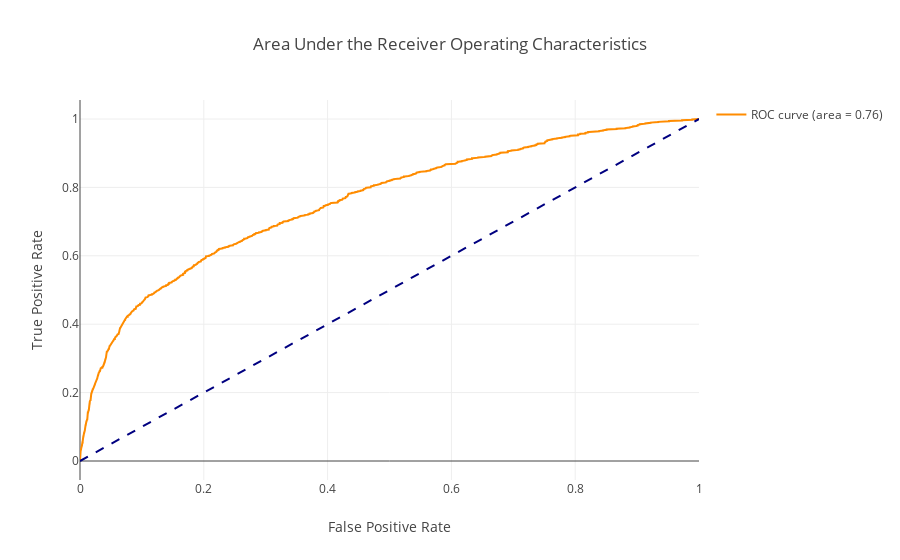

Here is the notebook cell this chart was saved with:
### Code cell
lw = 2

trace1 = go.Scatter(x=fpr, 
                    y=tpr, 
                    text=['Threshold: ' + str(np.round(each, 4)) for each in thresholds],
                    mode='lines', 
                    hoverinfo = 'text+x+y',
                    line=dict(color='darkorange', width=lw),
                    name='ROC curve (area = %0.2f)' % auc
                   )

trace2 = go.Scatter(x=[0, 1], y=[0, 1], 
                    mode='lines', 
                    line=dict(color='navy', width=lw, dash='dash'),
                    showlegend=False)

layout = go.Layout(
                    title='Area Under the Receiver Operating Characteristics',
                    xaxis=dict(title='False Positive Rate'),
                    yaxis=dict(title='True Positive Rate', hoverformat = '.2f'), 
                    #paper_bgcolor = 'rgb(233,233,233)', 
                    #plot_bgcolor = 'rgb(233,233,233)'
                  )

fig = go.Figure(data=[trace1, trace2], layout=layout)

iplot(fig)

### Figure 1 — Plotly figure (JSON) as saved in the notebook; plotly's stock layout.template omitted (floating-point values rounded to 4 significant figures; data arrays with more than 128 entries replaced by an {"elided": "..."} marker saying what was removed)
{"data": [{"hoverinfo": "text+x+y", "line": {"color": "darkorange", "width": 2}, "mode": "lines", "name": "ROC curve (area = 0.76)", "text": {"elided": "5992 str values"}, "type": "scatter", "uid": "22f5dc40-71fc-450b-a23b-c23f86d1e017", "x": {"elided": "5992 float values"}, "y": {"elided": "5992 float values"}}, {"line": {"color": "navy", "dash": "dash", "width": 2}, "mode": "lines", "showlegend": false, "type": "scatter", "uid": "e0fcb235-4bcb-470e-a487-a1d1951a97f1", "x": [0, 1], "y": [0, 1]}], "layout": {"title": {"text": "Area Under the Receiver Operating Characteristics"}, "xaxis": {"title": {"text": "False Positive Rate"}}, "yaxis": {"hoverformat": ".2f", "title": {"text": "True Positive Rate"}}}}
